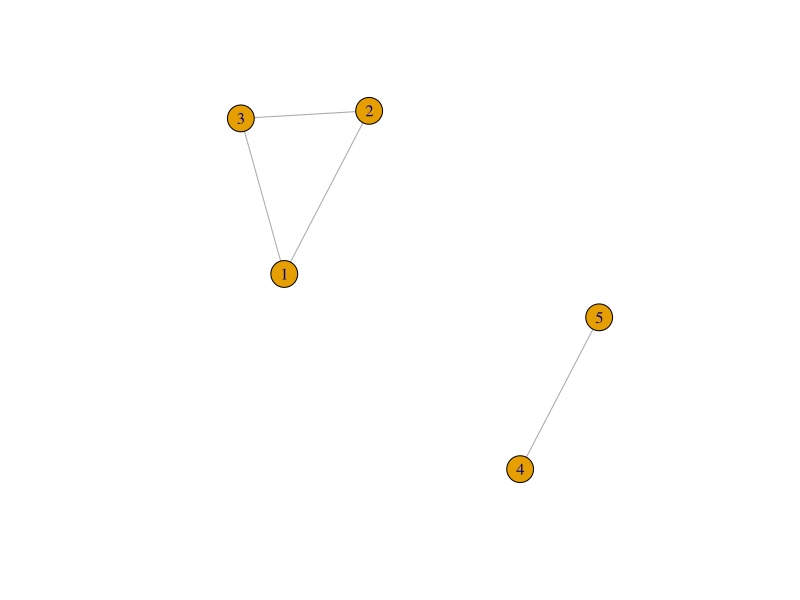
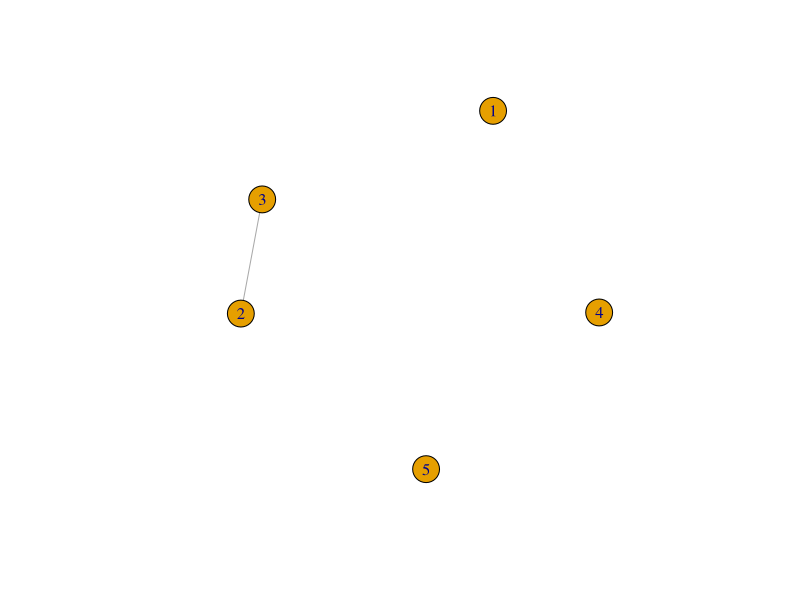
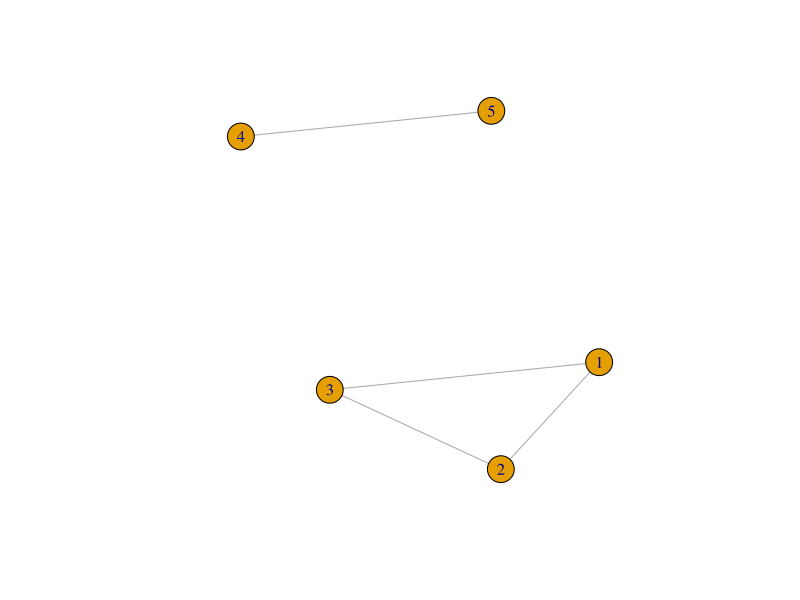
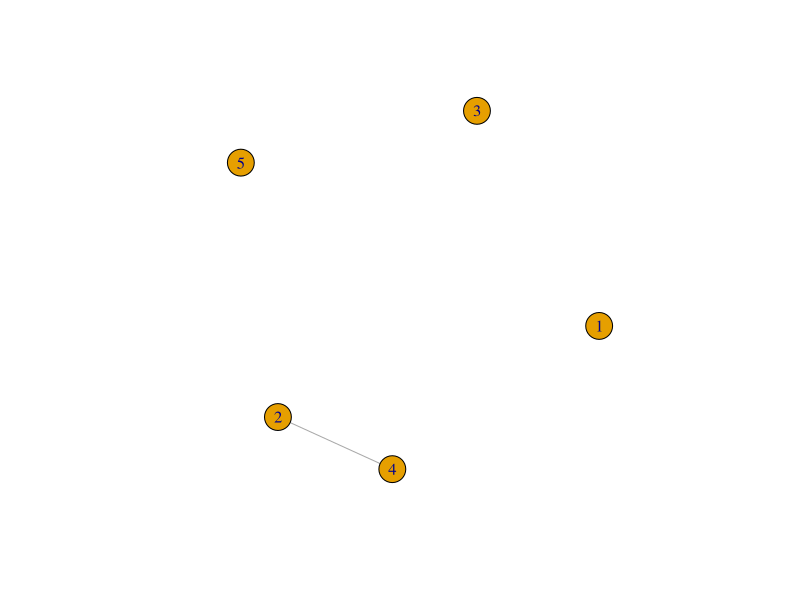
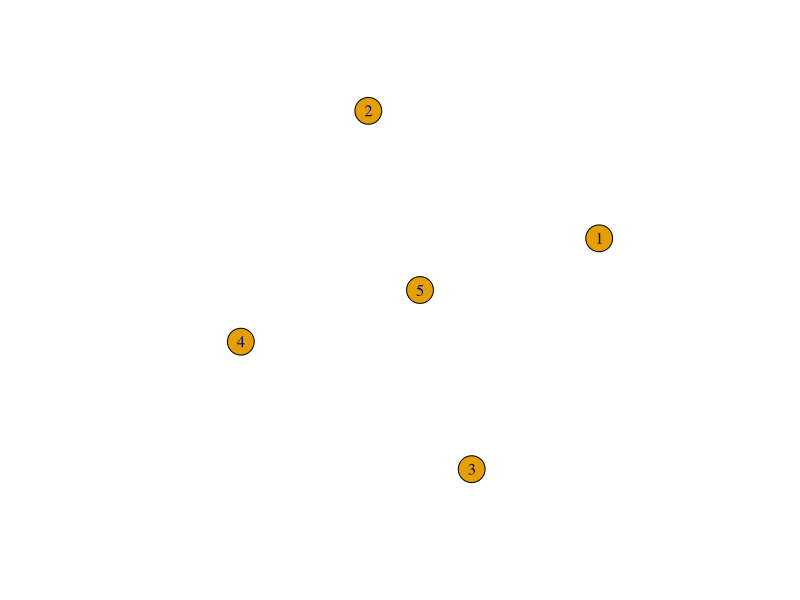

Here is the R script that generated these plots, in order:
## ---- chunk 1
n           = 400
p           = 5

#adding partial correlation
rho         = .1
rho2        = .0
Omega       = matrix(c(1,rho,rho, rho2,0,
                       rho, 1 , rho, 0,0,
                       rho, rho, 1 , 0, 0,
                       rho2, 0, 0 , 1 , rho,
                       0, 0,  0, rho, 1),nrow=p)

Omega
Sigma      = solve(Omega)
Sigma
R          = -diag(1/sqrt(diag(Omega))) %*% Omega  %*% diag(1/sqrt(diag(Omega)))
set.seed(1)
X          = matrix(rnorm(n*p),nrow=n) 
Xpc        = X %*% chol(Sigma)
## ---- chunk 2
Spc         = cov(Xpc)
OmegaHat    = solve(Spc)
Rhat        = -diag(1/sqrt(diag(OmegaHat))) %*% OmegaHat  %*% diag(1/sqrt(diag(OmegaHat)))
## ---- chunk 3
B = 10000
Rhat_starOutput = array(dim=c(p,p,B))
for(b in 1:B){
	bootSamp      = sample(1:n,n,replace=TRUE)
	Xpc_star      = Xpc[bootSamp,]
	Spc_star      = cov(Xpc_star)
	OmegaHat_star = solve(Spc_star)
	Rhat_star     = -diag(1/sqrt(diag(OmegaHat_star))) %*% OmegaHat_star  %*% diag(1/sqrt(diag(OmegaHat_star)))
	Rhat_starOutput[,,b] = Rhat_star	
}
apply(Rhat_starOutput,1:2, quantile, 0.025)
apply(Rhat_starOutput,1:2, quantile, 0.975)
## ---- chunk 4
R > apply(Rhat_starOutput,1:2, quantile, 0.025)
R < apply(Rhat_starOutput,1:2, quantile, 0.975)
## ---- chunk 5
require(igraph)
edge = abs(R) > 0
g    = graph.adjacency(edge , mode="undirected", diag=FALSE )
plot(g, layout=layout.fruchterman.reingold)
## ---- chunk 6
noEdge = 0 > apply(Rhat_starOutput,1:2, quantile, 0.025) & 0 < apply(Rhat_starOutput,1:2, quantile, 0.975)
g = graph.adjacency(!noEdge , mode="undirected", diag=FALSE )
plot(g, layout=layout.fruchterman.reingold)
## ---- chunk 7
edge = abs(Sigma) > 0
g = graph.adjacency(edge , mode="undirected", diag=FALSE )
plot(g, layout=layout.fruchterman.reingold)
## ---- chunk 8
alpha = 0.05
fisherStat = 1/2 * log((1+cor(Xpc))/(1-cor(Xpc)))
diag(fisherStat) = 0

#CI
untransformedLower = fisherStat - qnorm(1 - alpha/2)/sqrt(n-3)
untransformedUpper = fisherStat + qnorm(1 - alpha/2)/sqrt(n-3)
transformedLower   = (exp(2*untransformedLower)-1)/(exp(2*untransformedLower)+1)
transformedUpper   = (exp(2*untransformedUpper)-1)/(exp(2*untransformedUpper)+1)

noEdge = 0 > transformedLower & 0 < transformedUpper
g = graph.adjacency(!noEdge , mode="undirected", diag=FALSE )
plot(g, layout=layout.fruchterman.reingold)
## ---- chunk 9
alpha = 0.05/10
#CI
untransformedLower = fisherStat - qnorm(1 - alpha/2)/sqrt(n-3)
untransformedUpper = fisherStat + qnorm(1 - alpha/2)/sqrt(n-3)
transformedLower   = (exp(2*untransformedLower)-1)/(exp(2*untransformedLower)+1)
transformedUpper   = (exp(2*untransformedUpper)-1)/(exp(2*untransformedUpper)+1)

noEdge = 0 > transformedLower & 0 < transformedUpper
g = graph.adjacency(!noEdge , mode="undirected", diag=FALSE )
plot(g, layout=layout.fruchterman.reingold)
